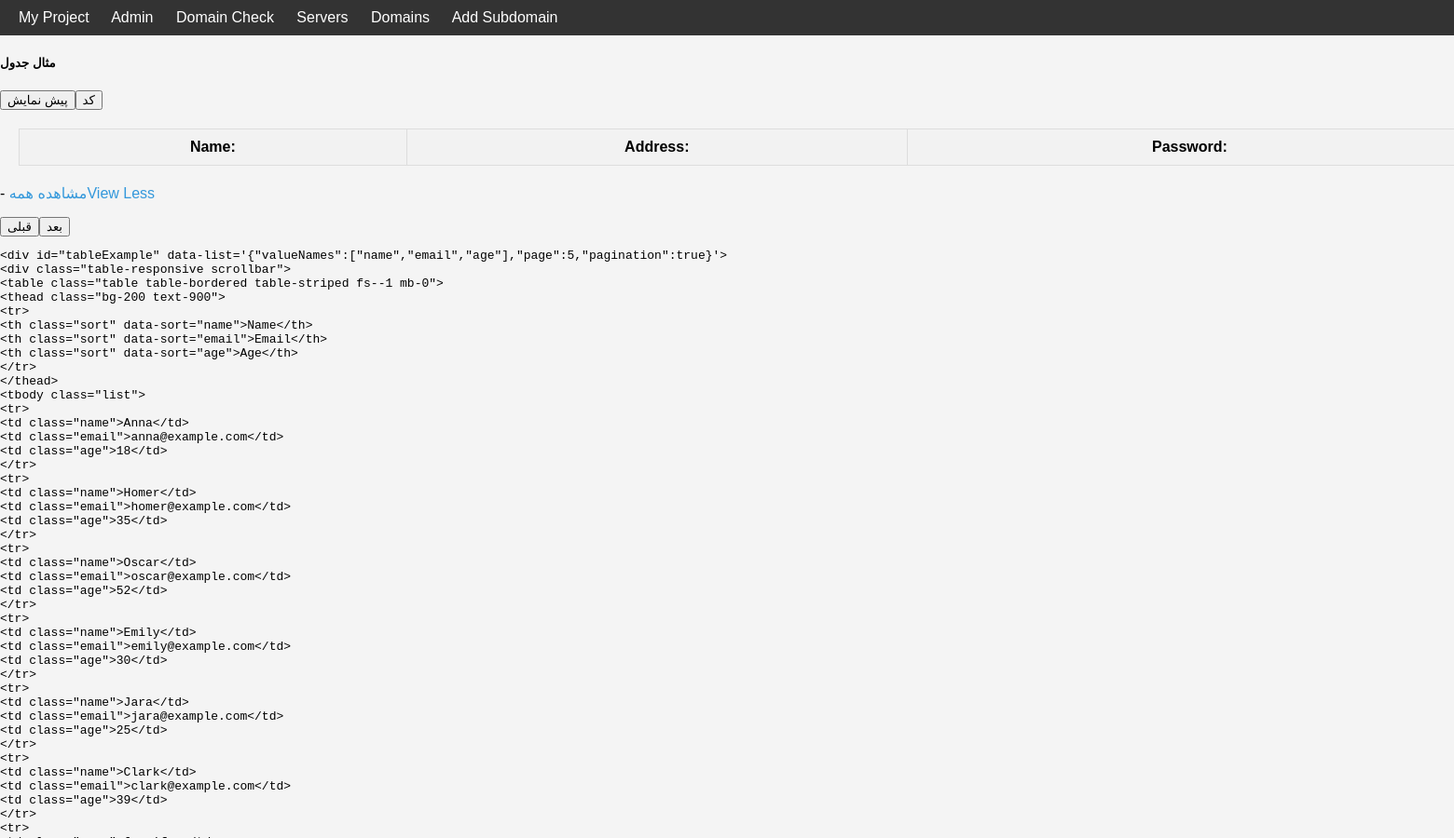
/servers/ (upper part), run on an earlier commit of the app's database.
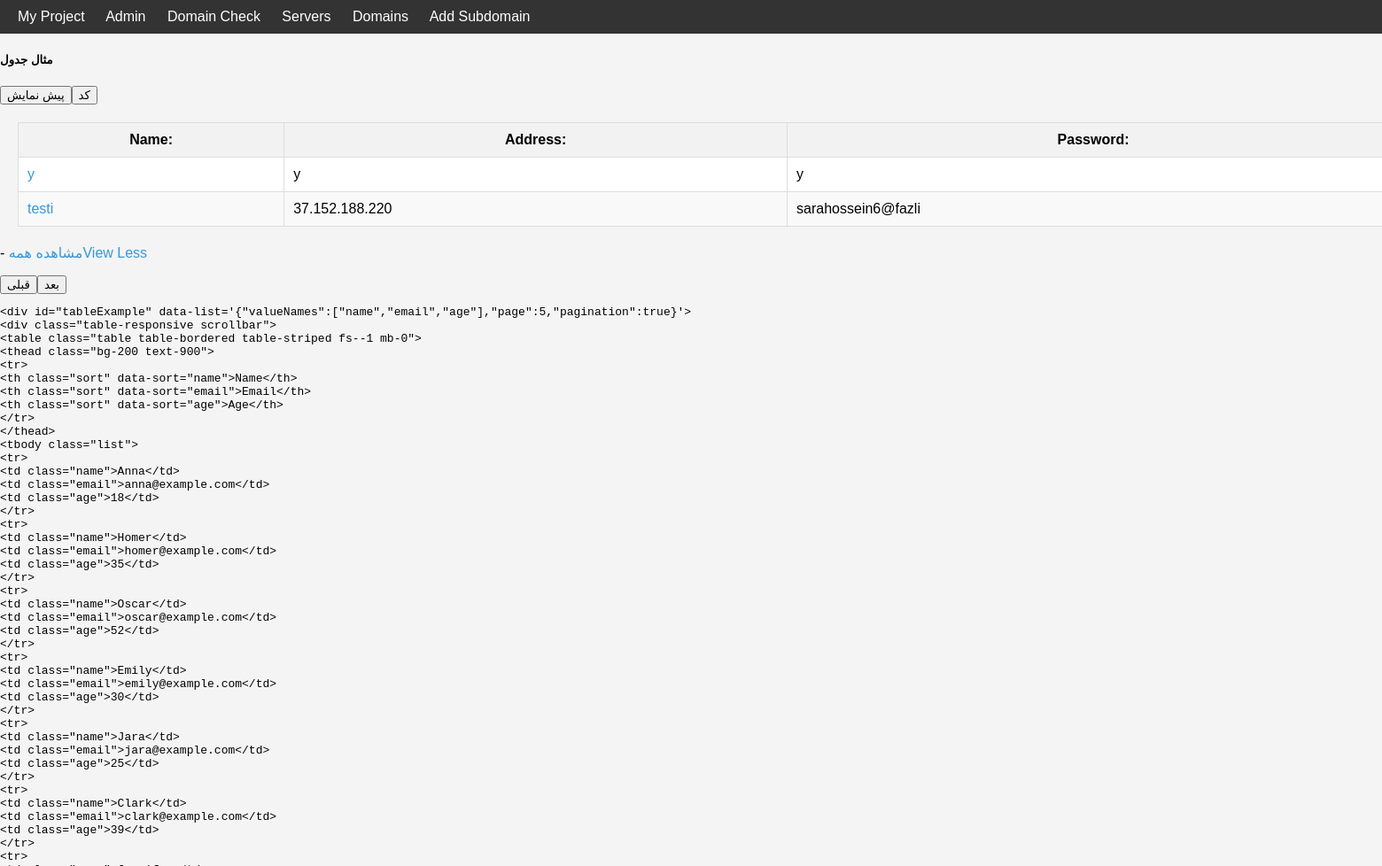
And on a later commit of the database.
### servers/models.py (models this page shows)
class server(models.Model):
    name=models.CharField(max_length=100)
    address=models.CharField(max_length=100)
    password=models.CharField(max_length=100)

### servers/views.py (the view)
# urls.py: path('',servers_view,name='servers'),
def servers_view(request):
    servers = server.objects.all()
    context = {'servers': servers}
    return render(request, 'servers/mainserver.html', context)

### templates/servers/mainserver.html (shortened to what this page needs)
{% extends 'base.html'%}
{% load static%}
{% block content %}
<div class="card mb-3">
    <div class="card-header">
        <div class="row flex-between-end">
            <div class="col-auto align-self-center">
                <h5 class="mb-0" data-anchor="data-anchor">مثال جدول</h5>
            </div>
            <div class="col-auto ms-auto">
                <div class="nav nav-pills nav-pills-falcon flex-grow-1" role="tablist"><button class="btn btn-sm active" data-bs-toggle="pill" data-bs-target="#dom-1495d2ac-c29e-4883-b8fb-8c2ddb50f5c8" type="button" role="tab" aria-controls="dom-1495d2ac-c29e-4883-b8fb-8c2ddb50f5c8" aria-selected="true" id="tab-dom-1495d2ac-c29e-4883-b8fb-8c2ddb50f5c8">پیش نمایش</button><button class="btn btn-sm" data-bs-toggle="pill" data-bs-target="#dom-1c98e1d5-0b63-43d4-b12e-5b5f5e00e0a4" type="button" role="tab" aria-controls="dom-1c98e1d5-0b63-43d4-b12e-5b5f5e00e0a4" aria-selected="false" id="tab-dom-1c98e1d5-0b63-43d4-b12e-5b5f5e00e0a4">کد</button></div>
            </div>
        </div>
    </div>
    <div class="card-body pt-0">
        <div class="tab-content">
            <div class="tab-pane preview-tab-pane active" role="tabpanel" aria-labelledby="tab-dom-1495d2ac-c29e-4883-b8fb-8c2ddb50f5c8" id="dom-1495d2ac-c29e-4883-b8fb-8c2ddb50f5c8">
                <div id="tableExample" data-list="{&quot;valueNames&quot;:[&quot;name&quot;,&quot;email&quot;,&quot;age&quot;],&quot;page&quot;:5,&quot;pagination&quot;:true}">
                    <div class="table-responsive scrollbar">
                        <table class="table table-bordered table-striped fs--1 mb-0">
                            <thead class="bg-200 text-900">
                            <tr>
                                <th class="sort" data-sort="name">Name:</th>
                                <th class="sort" data-sort="email">Address:</th>
                                <th class="sort" data-sort="age">Password:</th>
                            </tr>
                            </thead>
                            <tbody class="list">
                                {% for server in servers %}
                            <tr>
                                <td class="name" ><a href="{% url 'server' server_id=server.id %}">{{ server.name }}</a></td>
                                <td class="email">{{ server.address }}</td>
                                <td class="age">{{ server.password }}</td>
                            </tr>
                            {% endfor %}
                            </tbody>
                        </table>
                    </div>
                    <div class="row align-items-center mt-3">
                        <div class="col">
                            <p class="mb-0 fs--1">
                                <span class="d-none d-sm-inline-block">-</span>
                                <a class="fw-semi-bold" href="#!" data-list-view="*">مشاهده همه</a><a class="fw-semi-bold d-none" href="#!" data-list-view="less">View Less</a>
                            </p>
                        </div>
                        <div class="col-auto d-flex"><button class="btn btn-sm btn-primary" type="button" data-list-pagination="prev"><span>قبلی</span></button><button class="btn btn-sm btn-primary px-4 ms-2" type="button" data-list-pagination="next"><span>بعد</span></button></div>
                    </div>
                </div>
            </div>
            <div class="tab-pane code-tab-pane" role="tabpanel" aria-labelledby="tab-dom-1c98e1d5-0b63-43d4-b12e-5b5f5e00e0a4" id="dom-1c98e1d5-0b63-43d4-b12e-5b5f5e00e0a4"><pre class="scrollbar rounded-1" style="max-height:420px"><code class="language-html">
&lt;/div&gt;</code></pre>
            </div>
        </div>
    </div>
</div>
{% endblock %}

What changed in the data, as far as the page shows it:
added server: name "y", address "y", password "y"
added server: name "testi", address "37.152.188.220", password "sarahossein6@fazli"
